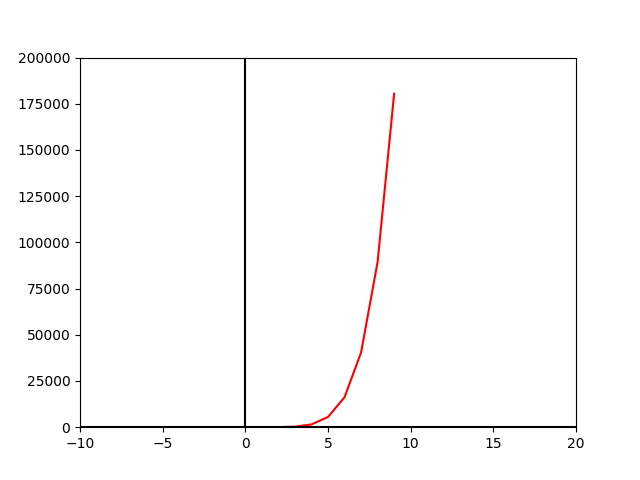

Python code for this plot:
from matplotlib import pyplot
def sumaCuadrados(n):
  tam= n**2
  sum=0
  i=1
  for i in range(tam+1):
    sum+= i**2
  return sum

x = range(0,10)
# Graficar ambas funciones.
pyplot.plot(x, [sumaCuadrados(i) for i in x],"red")
# Establecer el color de los ejes.
pyplot.axhline(0,color="black")
pyplot.axvline(0,color="black")
# Limitar los valores de los ejes.
pyplot.xlim(-10, 20)
pyplot.ylim(-10, 200000)
# Guardar gráfico como imágen PNG.
pyplot.savefig("SumaCuadrados.png")
# Mostrarlo.
pyplot.show()